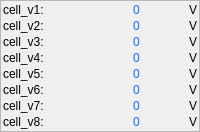
                  <widget class="QFrame" name="frame_cell8">
                   <property name="sizePolicy">
                    <sizepolicy hsizetype="Preferred" vsizetype="Fixed">
                     <horstretch>0</horstretch>
                     <verstretch>0</verstretch>
                    </sizepolicy>
                   </property>
                   <property name="styleSheet">
                    <string notr="true">QFrame#frame_cell8
{
border-radius:10px;
border:2px solid rgb(51, 211, 39)
} </string>
                   </property>
                   <property name="frameShape">
                    <enum>QFrame::StyledPanel</enum>
                   </property>
                   <property name="frameShadow">
                    <enum>QFrame::Raised</enum>
                   </property>
                   <layout class="QVBoxLayout" name="verticalLayout_8">
                    <property name="spacing">
                     <number>2</number>
                    </property>
                    <property name="leftMargin">
                     <number>2</number>
                    </property>
                    <property name="topMargin">
                     <number>2</number>
                    </property>
                    <property name="rightMargin">
                     <number>2</number>
                    </property>
                    <property name="bottomMargin">
                     <number>2</number>
                    </property>
                    <item>
                     <layout class="QHBoxLayout" name="horizontalLayout_31">
                      <property name="spacing">
                       <number>2</number>
                      </property>
                      <item>
                       <widget class="QLabel" name="label_48">
                        <property name="sizePolicy">
                         <sizepolicy hsizetype="Preferred" vsizetype="Preferred">
                          <horstretch>0</horstretch>
                          <verstretch>0</verstretch>
                         </sizepolicy>
                        </property>
                        <property name="minimumSize">
                         <size>
                          <width>0</width>
                          <height>0</height>
                         </size>
                        </property>
                        <property name="maximumSize">
                         <size>
                          <width>16777215</width>
                          <height>16777215</height>
                         </size>
                        </property>
                        <property name="text">
                         <string>cell_v1:</string>
                        </property>
                       </widget>
                      </item>
                      <item>
                       <widget class="QLabel" name="voltage_1">
                        <property name="sizePolicy">
                         <sizepolicy hsizetype="Fixed" vsizetype="Preferred">
                          <horstretch>0</horstretch>
                          <verstretch>0</verstretch>
                         </sizepolicy>
                        </property>
                        <property name="minimumSize">
                         <size>
                          <width>54</width>
                          <height>0</height>
                         </size>
                        </property>
                        <property name="maximumSize">
                         <size>
                          <width>54</width>
                          <height>16777215</height>
                         </size>
                        </property>
                        <property name="styleSheet">
                         <string notr="true">color: rgb(14, 110, 255);</string>
                        </property>
                        <property name="text">
                         <string>0</string>
                        </property>
                       </widget>
                      </item>
                      <item>
                       <widget class="QLabel" name="label_49">
                        <property name="sizePolicy">
                         <sizepolicy hsizetype="Fixed" vsizetype="Preferred">
                          <horstretch>0</horstretch>
                          <verstretch>0</verstretch>
                         </sizepolicy>
                        </property>
                        <property name="text">
                         <string>V</string>
                        </property>
                       </widget>
                      </item>
                     </layout>
                    </item>
                    <item>
                     <layout class="QHBoxLayout" name="horizontalLayout_32">
                      <property name="spacing">
                       <number>2</number>
                      </property>
                      <item>
                       <widget class="QLabel" name="label_50">
                        <property name="sizePolicy">
                         <sizepolicy hsizetype="Preferred" vsizetype="Preferred">
                          <horstretch>0</horstretch>
                          <verstretch>0</verstretch>
                         </sizepolicy>
                        </property>
                        <property name="minimumSize">
                         <size>
                          <width>0</width>
                          <height>0</height>
                         </size>
                        </property>
                        <property name="maximumSize">
                         <size>
                          <width>16777215</width>
                          <height>16777215</height>
                         </size>
                        </property>
                        <property name="text">
                         <string>cell_v2:</string>
                        </property>
                       </widget>
                      </item>
                      <item>
                       <widget class="QLabel" name="voltage_2">
                        <property name="sizePolicy">
                         <sizepolicy hsizetype="Fixed" vsizetype="Preferred">
                          <horstretch>0</horstretch>
                          <verstretch>0</verstretch>
                         </sizepolicy>
                        </property>
                        <property name="minimumSize">
                         <size>
                          <width>54</width>
                          <height>0</height>
                         </size>
                        </property>
                        <property name="maximumSize">
                         <size>
                          <width>54</width>
                          <height>16777215</height>
                         </size>
                        </property>
                        <property name="styleSheet">
                         <string notr="true">color: rgb(14, 110, 255);</string>
                        </property>
                        <property name="text">
                         <string>0</string>
                        </property>
                       </widget>
                      </item>
                      <item>
                       <widget class="QLabel" name="label_51">
                        <property name="sizePolicy">
                         <sizepolicy hsizetype="Fixed" vsizetype="Preferred">
                          <horstretch>0</horstretch>
                          <verstretch>0</verstretch>
                         </sizepolicy>
                        </property>
                        <property name="text">
                         <string>V</string>
                        </property>
                       </widget>
                      </item>
                     </layout>
                    </item>
                    <item>
                     <layout class="QHBoxLayout" name="horizontalLayout_33">
                      <property name="spacing">
                       <number>2</number>
                      </property>
                      <item>
                       <widget class="QLabel" name="label_52">
                        <property name="sizePolicy">
                         <sizepolicy hsizetype="Preferred" vsizetype="Preferred">
                          <horstretch>0</horstretch>
                          <verstretch>0</verstretch>
                         </sizepolicy>
                        </property>
                        <property name="minimumSize">
                         <size>
                          <width>0</width>
                          <height>0</height>
                         </size>
                        </property>
                        <property name="maximumSize">
                         <size>
                          <width>16777215</width>
                          <height>16777215</height>
                         </size>
                        </property>
                        <property name="text">
                         <string>cell_v3:</string>
                        </property>
                       </widget>
                      </item>
                      <item>
                       <widget class="QLabel" name="voltage_3">
                        <property name="sizePolicy">
                         <sizepolicy hsizetype="Fixed" vsizetype="Preferred">
                          <horstretch>0</horstretch>
                          <verstretch>0</verstretch>
                         </sizepolicy>
                        </property>
                        <property name="minimumSize">
                         <size>
                          <width>54</width>
                          <height>0</height>
                         </size>
                        </property>
                        <property name="maximumSize">
                         <size>
                          <width>54</width>
                          <height>16777215</height>
                         </size>
                        </property>
                        <property name="styleSheet">
                         <string notr="true">color: rgb(14, 110, 255);</string>
                        </property>
                        <property name="text">
                         <string>0</string>
                        </property>
                       </widget>
                      </item>
                      <item>
                       <widget class="QLabel" name="label_53">
                        <property name="sizePolicy">
                         <sizepolicy hsizetype="Fixed" vsizetype="Preferred">
                          <horstretch>0</horstretch>
                          <verstretch>0</verstretch>
                         </sizepolicy>
                        </property>
                        <property name="text">
                         <string>V</string>
                        </property>
                       </widget>
                      </item>
                     </layout>
                    </item>
                    <item>
                     <layout class="QHBoxLayout" name="horizontalLayout_34">
                      <property name="spacing">
                       <number>2</number>
                      </property>
                      <item>
                       <widget class="QLabel" name="label_54">
                        <property name="sizePolicy">
                         <sizepolicy hsizetype="Preferred" vsizetype="Preferred">
                          <horstretch>0</horstretch>
                          <verstretch>0</verstretch>
                         </sizepolicy>
                        </property>
                        <property name="minimumSize">
                         <size>
                          <width>0</width>
                          <height>0</height>
                         </size>
                        </property>
                        <property name="maximumSize">
                         <size>
                          <width>16777215</width>
                          <height>16777215</height>
                         </size>
                        </property>
                        <property name="text">
                         <string>cell_v4:</string>
                        </property>
                       </widget>
                      </item>
                      <item>
                       <widget class="QLabel" name="voltage_4">
                        <property name="sizePolicy">
                         <sizepolicy hsizetype="Fixed" vsizetype="Preferred">
                          <horstretch>0</horstretch>
                          <verstretch>0</verstretch>
                         </sizepolicy>
                        </property>
                        <property name="minimumSize">
                         <size>
                          <width>54</width>
                          <height>0</height>
                         </size>
                        </property>
                        <property name="maximumSize">
                         <size>
                          <width>54</width>
                          <height>16777215</height>
                         </size>
                        </property>
                        <property name="styleSheet">
                         <string notr="true">color: rgb(14, 110, 255);</string>
                        </property>
                        <property name="text">
                         <string>0</string>
                        </property>
                       </widget>
                      </item>
                      <item>
                       <widget class="QLabel" name="label_55">
                        <property name="sizePolicy">
                         <sizepolicy hsizetype="Fixed" vsizetype="Preferred">
                          <horstretch>0</horstretch>
                          <verstretch>0</verstretch>
                         </sizepolicy>
                        </property>
                        <property name="text">
                         <string>V</string>
                        </property>
                       </widget>
                      </item>
                     </layout>
                    </item>
                    <item>
                     <layout class="QHBoxLayout" name="horizontalLayout_35">
                      <property name="spacing">
                       <number>2</number>
                      </property>
                      <item>
                       <widget class="QLabel" name="label_56">
                        <property name="sizePolicy">
                         <sizepolicy hsizetype="Preferred" vsizetype="Preferred">
                          <horstretch>0</horstretch>
                          <verstretch>0</verstretch>
                         </sizepolicy>
                        </property>
                        <property name="minimumSize">
                         <size>
                          <width>0</width>
                          <height>0</height>
                         </size>
                        </property>
                        <property name="maximumSize">
                         <size>
                          <width>16777215</width>
                          <height>16777215</height>
                         </size>
                        </property>
                        <property name="text">
                         <string>cell_v5:</string>
                        </property>
                       </widget>
                      </item>
                      <item>
                       <widget class="QLabel" name="voltage_5">
                        <property name="sizePolicy">
                         <sizepolicy hsizetype="Fixed" vsizetype="Preferred">
                          <horstretch>0</horstretch>
                          <verstretch>0</verstretch>
                         </sizepolicy>
                        </property>
                        <property name="minimumSize">
                         <size>
                          <width>54</width>
                          <height>0</height>
                         </size>
                        </property>
                        <property name="maximumSize">
                         <size>
                          <width>54</width>
                          <height>16777215</height>
                         </size>
                        </property>
                        <property name="styleSheet">
                         <string notr="true">color: rgb(14, 110, 255);</string>
                        </property>
                        <property name="text">
                         <string>0</string>
                        </property>
                       </widget>
                      </item>
                      <item>
                       <widget class="QLabel" name="label_57">
                        <property name="sizePolicy">
                         <sizepolicy hsizetype="Fixed" vsizetype="Preferred">
                          <horstretch>0</horstretch>
                          <verstretch>0</verstretch>
                         </sizepolicy>
                        </property>
                        <property name="text">
                         <string>V</string>
                        </property>
                       </widget>
                      </item>
                     </layout>
                    </item>
                    <item>
                     <layout class="QHBoxLayout" name="horizontalLayout_36">
                      <property name="spacing">
                       <number>2</number>
                      </property>
                      <item>
                       <widget class="QLabel" name="label_58">
                        <property name="sizePolicy">
                         <sizepolicy hsizetype="Preferred" vsizetype="Preferred">
                          <horstretch>0</horstretch>
                          <verstretch>0</verstretch>
                         </sizepolicy>
                        </property>
                        <property name="minimumSize">
                         <size>
                          <width>0</width>
                          <height>0</height>
                         </size>
                        </property>
                        <property name="maximumSize">
                         <size>
                          <width>16777215</width>
                          <height>16777215</height>
                         </size>
                        </property>
                        <property name="text">
                         <string>cell_v6:</string>
                        </property>
                       </widget>
                      </item>
                      <item>
                       <widget class="QLabel" name="voltage_6">
                        <property name="sizePolicy">
                         <sizepolicy hsizetype="Fixed" vsizetype="Preferred">
                          <horstretch>0</horstretch>
                          <verstretch>0</verstretch>
                         </sizepolicy>
                        </property>
                        <property name="minimumSize">
                         <size>
                          <width>54</width>
                          <height>0</height>
                         </size>
                        </property>
                        <property name="maximumSize">
                         <size>
                          <width>54</width>
                          <height>16777215</height>
                         </size>
                        </property>
                        <property name="styleSheet">
                         <string notr="true">color: rgb(14, 110, 255);</string>
                        </property>
                        <property name="text">
                         <string>0</string>
                        </property>
                       </widget>
                      </item>
                      <item>
                       <widget class="QLabel" name="label_59">
                        <property name="sizePolicy">
                         <sizepolicy hsizetype="Fixed" vsizetype="Preferred">
                          <horstretch>0</horstretch>
                          <verstretch>0</verstretch>
                         </sizepolicy>
                        </property>
                        <property name="text">
                         <string>V</string>
                        </property>
                       </widget>
                      </item>
                     </layout>
                    </item>
                    <item>
                     <layout class="QHBoxLayout" name="horizontalLayout_37">
                      <property name="spacing">
                       <number>2</number>
                      </property>
                      <item>
                       <widget class="QLabel" name="label_60">
                        <property name="sizePolicy">
                         <sizepolicy hsizetype="Preferred" vsizetype="Preferred">
                          <horstretch>0</horstretch>
                          <verstretch>0</verstretch>
                         </sizepolicy>
                        </property>
                        <property name="minimumSize">
                         <size>
                          <width>0</width>
                          <height>0</height>
                         </size>
                        </property>
                        <property name="maximumSize">
                         <size>
                          <width>16777215</width>
                          <height>16777215</height>
                         </size>
                        </property>
                        <property name="text">
                         <string>cell_v7:</string>
                        </property>
                       </widget>
                      </item>
                      <item>
                       <widget class="QLabel" name="voltage_7">
                        <property name="sizePolicy">
                         <sizepolicy hsizetype="Fixed" vsizetype="Preferred">
                          <horstretch>0</horstretch>
                          <verstretch>0</verstretch>
                         </sizepolicy>
                        </property>
                        <property name="minimumSize">
                         <size>
                          <width>54</width>
                          <height>0</height>
                         </size>
                        </property>
                        <property name="maximumSize">
                         <size>
                          <width>54</width>
                          <height>16777215</height>
                         </size>
                        </property>
                        <property name="styleSheet">
                         <string notr="true">color: rgb(14, 110, 255);</string>
                        </property>
                        <property name="text">
                         <string>0</string>
                        </property>
                       </widget>
                      </item>
                      <item>
                       <widget class="QLabel" name="label_61">
                        <property name="sizePolicy">
                         <sizepolicy hsizetype="Fixed" vsizetype="Preferred">
                          <horstretch>0</horstretch>
                          <verstretch>0</verstretch>
                         </sizepolicy>
                        </property>
                        <property name="text">
                         <string>V</string>
                        </property>
                       </widget>
                      </item>
                     </layout>
                    </item>
                    <item>
                     <layout class="QHBoxLayout" name="horizontalLayout_38">
                      <property name="spacing">
                       <number>2</number>
                      </property>
                      <item>
                       <widget class="QLabel" name="label_62">
                        <property name="sizePolicy">
                         <sizepolicy hsizetype="Preferred" vsizetype="Preferred">
                          <horstretch>0</horstretch>
                          <verstretch>0</verstretch>
                         </sizepolicy>
                        </property>
                        <property name="minimumSize">
                         <size>
                          <width>0</width>
                          <height>0</height>
                         </size>
                        </property>
                        <property name="maximumSize">
                         <size>
                          <width>16777215</width>
                          <height>16777215</height>
                         </size>
                        </property>
                        <property name="text">
                         <string>cell_v8:</string>
                        </property>
                       </widget>
                      </item>
                      <item>
                       <widget class="QLabel" name="voltage_8">
                        <property name="sizePolicy">
                         <sizepolicy hsizetype="Fixed" vsizetype="Preferred">
                          <horstretch>0</horstretch>
                          <verstretch>0</verstretch>
                         </sizepolicy>
                        </property>
                        <property name="minimumSize">
                         <size>
                          <width>54</width>
                          <height>0</height>
                         </size>
                        </property>
                        <property name="maximumSize">
                         <size>
                          <width>54</width>
                          <height>16777215</height>
                         </size>
                        </property>
                        <property name="styleSheet">
                         <string notr="true">color: rgb(14, 110, 255);</string>
                        </property>
                        <property name="text">
                         <string>0</string>
                        </property>
                       </widget>
                      </item>
                      <item>
                       <widget class="QLabel" name="label_63">
                        <property name="sizePolicy">
                         <sizepolicy hsizetype="Fixed" vsizetype="Preferred">
                          <horstretch>0</horstretch>
                          <verstretch>0</verstretch>
                         </sizepolicy>
                        </property>
                        <property name="text">
                         <string>V</string>
                        </property>
                       </widget>
                      </item>
                     </layout>
                    </item>
                   </layout>
                  </widget>
